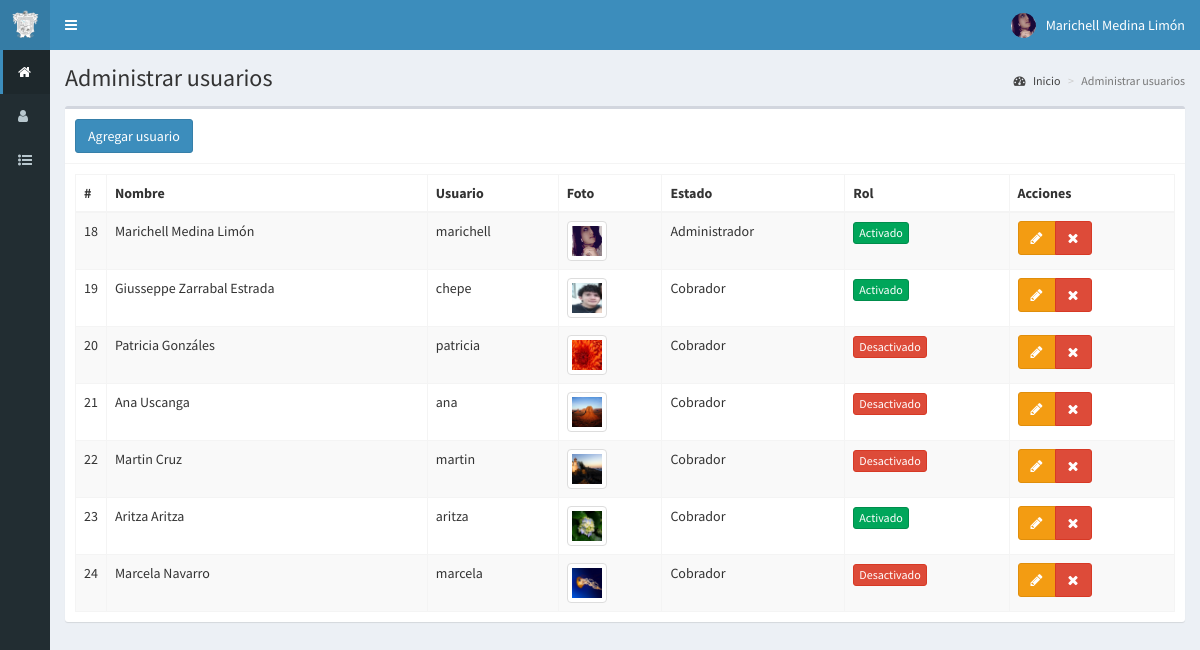
The page /usuarios (signed in) on the database its author committed.
### tables this page shows
CREATE TABLE `cobrador` (
  `id` int(11) NOT NULL,
  `nombre` varchar(50) NOT NULL,
  `password` varchar(8) NOT NULL,
  `foto` varchar(100) DEFAULT NULL,
  `estado` int(11) NOT NULL,
  `rol` varchar(20) NOT NULL,
  `usuario` varchar(60) NOT NULL
);

### controladores/plantilla.controlador.php (called while the page is built)
<?php
class ControladorPlantilla{
	static public function ctrPlantilla(){
		include "vistas/plantilla.php";
	}
}

### index.php (called while the page is built, shortened)
<?php
require_once "controladores/plantilla.controlador.php";
require_once "controladores/usuarios.controlador.php";
require_once "controladores/detallesc.controlador.php";
require_once "modelos/usuarios.modelo.php";
$plantilla = new ControladorPlantilla();
$plantilla -> ctrPlantilla();

### controladores/usuarios.controlador.php (called while the page is built, shortened)
<?php
class ControladorUsuarios{
	static public function ctrMostrarUsuarios($item, $valor){
		$tabla = "cobrador";
		$respuesta = ModeloUsuarios::MdlMostrarUsuarios($tabla, $item, $valor);
		return $respuesta;
	}
}

### modelos/conexion.php (called while the page is built)
<?php
class Conexion{
	static public function conectar(){
		$link = new PDO("mysql:host=localhost;dbname=limpia",
			            "root",
			            "");
		$link->exec("set names utf8");
		return $link;
	}
}

### modelos/usuarios.modelo.php (called while the page is built, shortened)
<?php
require_once "conexion.php";
class ModeloUsuarios{
	static public function mdlMostrarUsuarios($tabla, $item, $valor){
		if($item != null){
			$stmt = Conexion::conectar()->prepare("SELECT * FROM $tabla WHERE $item = :$item");
			$stmt -> bindParam(":".$item, $valor, PDO::PARAM_STR);
			$stmt -> execute();
			return $stmt -> fetch();
		}else{
			$stmt = Conexion::conectar()->prepare("SELECT * FROM $tabla");
			$stmt -> execute();
			return $stmt -> fetchAll();
		}
	}
}

### vistas/modulos/usuarios.php (the view, shortened to what this page needs)
<div class="content-wrapper">
  <section class="content-header">
    <h1>
      Administrar usuarios
    </h1>
    <ol class="breadcrumb">
      <li><a href="inicio"><i class="fa fa-dashboard"></i> Inicio</a></li>
      <li class="active">Administrar usuarios</li>
    </ol>
  </section>
  <section class="content">
    <div class="box">
      <div class="box-header with-border">
        <button class="btn btn-primary" data-toggle="modal" data-target="#modalAgregarUsuario">
          Agregar usuario
        </button>
      </div>
      <div class="box-body">
       <table class="table table-bordered table-striped dt-responsive tablas" width="100%">
        <thead>
         <tr>
           <th style="width:10px">#</th>
           <th>Nombre</th>
           <th>Usuario</th>
           <th>Foto</th>
           <th>Estado</th>
           <th>Rol</th>
           <th>Acciones</th>
         </tr>
        </thead>
        <tbody>
        <?php
        $item = null;
        $valor = null;
        $usuarios = ControladorUsuarios::ctrMostrarUsuarios($item, $valor);
       foreach ($usuarios as $key => $value){
          echo ' <tr>
                  <td>'.$value["id"].'</td>
                  <td>'.$value["nombre"].'</td>
                  <td>'.$value["usuario"].'</td>';
                  if($value["foto"] != ""){
                    echo '<td><img src="'.$value["foto"].'" class="img-thumbnail" width="40px"></td>';
                  }else{
                    echo '<td><img src="vistas/img/usuarios/default/anonymous.png" class="img-thumbnail" width="40px"></td>';
                  }
                  echo '<td>'.$value["rol"].'</td>';
                  if($value["estado"] != 0){
                    echo '<td><button class="btn btn-success btn-xs btnActivar" idUsuario="'.$value["id"].'" estadoUsuario="0">Activado</button></td>';
                  }else{
                    echo '<td><button class="btn btn-danger btn-xs btnActivar" idUsuario="'.$value["id"].'" estadoUsuario="1">Desactivado</button></td>';
                  }
                  echo '<td>
                    <div class="btn-group">
                      <button class="btn btn-warning btnEditarUsuario" idUsuario="'.$value["id"].'" data-toggle="modal" data-target="#modalEditarUsuario"><i class="fa fa-pencil"></i></button>
                      <button class="btn btn-danger btnEliminarUsuario" idUsuario="'.$value["id"].'" fotoUsuario="'.$value["foto"].'" usuario="'.$value["usuario"].'"><i class="fa fa-times"></i></button>
                    </div>
                  </td>
                </tr>';
        }
        ?>
        </tbody>
       </table>
      </div>
    </div>
  </section>
</div>

### vistas/plantilla.php (shortened to what this page needs)
<!DOCTYPE html>
<html>
<head>
  <link rel="stylesheet" href="vistas/bower_components/bootstrap/dist/css/bootstrap.min.css">
  <link rel="stylesheet" href="vistas/bower_components/font-awesome/css/font-awesome.min.css">
  <link rel="stylesheet" href="vistas/bower_components/Ionicons/css/ionicons.min.css">
  <link rel="stylesheet" href="vistas/dist/css/AdminLTE.css">
  <link rel="stylesheet" href="vistas/dist/css/skins/_all-skins.min.css">
  <link rel="stylesheet" href="vistas/bower_components/datatables.net-bs/css/dataTables.bootstrap.min.css">
  <link rel="stylesheet" href="vistas/bower_components/datatables.net-bs/css/responsive.bootstrap.min.css">
  <link rel="stylesheet" href="vistas/plugins/iCheck/all.css">
  <link rel="stylesheet" href="vistas/bower_components/bootstrap-daterangepicker/daterangepicker.css">
  <link rel="stylesheet" href="vistas/bower_components/morris.js/morris.css">
</head>
<body class="hold-transition skin-blue sidebar-collapse sidebar-mini login-page">
  <?php
  if(isset($_SESSION["iniciarSesion"]) && $_SESSION["iniciarSesion"] == "ok"){
   echo '<div class="wrapper">';
    include "modulos/cabezote.php";
    include "modulos/menu.php";
    if(isset($_GET["ruta"])){
      if($_GET["ruta"] == "inicio" ||
         $_GET["ruta"] == "usuarios" ||
         $_GET["ruta"] == "pagos" ||
         $_GET["ruta"] == "vivienda" ||
         $_GET["ruta"] == "comercio" ||
         $_GET["ruta"] == "detalles" ||
         $_GET["ruta"] == "detallesv" ||
         $_GET["ruta"] == "detallesc" ||
         $_GET["ruta"] == "crear-venta" ||
         $_GET["ruta"] == "editar-venta" ||
         $_GET["ruta"] == "reportes" ||
         $_GET["ruta"] == "salir"){
        include "modulos/".$_GET["ruta"].".php";
      }else{
        include "modulos/404.php";
      }
    }else{
      include "modulos/inicio.php";
    }
    echo '</div>';
  }else{
    include "modulos/login.php";
  }
  ?>
</body>
</html>

### vistas/modulos/cabezote.php (shortened to what this page needs)
<header class="main-header">
<a href="inicio" class="logo">
	<span class="logo-mini">
		<img src="vistas/img/plantilla/icono-blanco.png" class="img-responsive" style="padding:10px">
	</span>
</a>
<nav class="navbar navbar-static-top" role="navigation">
 	<a href="#" class="sidebar-toggle" data-toggle="push-menu" role="button">
     	</a>
	<div class="navbar-custom-menu">
		<ul class="nav navbar-nav">
			<li class="dropdown user user-menu">
				<a href="#" class="dropdown-toggle" data-toggle="dropdown">
				<?php
				if($_SESSION["foto"] != ""){
					echo '<img src="'.$_SESSION["foto"].'" class="user-image">';
				}else{
					echo '<img src="vistas/img/usuarios/default/anonymous.png" class="user-image">';
				}
				?>
					<span class="hidden-xs"><?php  echo $_SESSION["nombre"]; ?></span>
				</a>
			</li>
		</ul>
	</div>
</nav>
</header>

### vistas/modulos/menu.php (shortened to what this page needs)
<aside class="main-sidebar">
	 <section class="sidebar">
		<ul class="sidebar-menu">
		<?php
		if($_SESSION["rol"] == "Administrador"){
			echo '<li class="active">
				<a href="inicio">
					<i class="fa fa-home"></i>
					<span>Inicio</span>
				</a>
			</li>
			<li>
				<a href="usuarios">
					<i class="fa fa-user"></i>
					<span>Usuarios</span>
				</a>
			</li>';
		}
		if($_SESSION["rol"] == "Administrador" || $_SESSION["rol"] == "Supervisor" ){
			echo '<li class="treeview">
				<a href="#">
					<i class="fa fa-list-ul"></i>
					<span>Pagos</span>
					<span class="pull-right-container">
						<i class="fa fa-angle-left pull-right"></i>
					</span>
				</a>
				<ul class="treeview-menu">
					<li>
						<a href="pagos">
							<i class="fa fa-circle-o"></i>
							<span>Total de Pagos</span>
						</a>
					</li>
					<li>
						<a href="vivienda">
							<i class="fa fa-circle-o"></i>
							<span>Pagos de viviendas</span>
						</a>
					</li>';
				echo '</ul>
			</li>';
		}
		?>
		</ul>
	 </section>
</aside>

### rows shown on the page
cobrador: id "18", nombre "Marichell Medina Limón", usuario "marichell", foto (picture), rol "Administrador"
cobrador: id "19", nombre "Giusseppe Zarrabal Estrada", usuario "chepe", foto (picture), rol "Cobrador"
cobrador: id "20", nombre "Patricia Gonzáles", usuario "patricia", foto (picture), rol "Cobrador"
cobrador: id "21", nombre "Ana Uscanga", usuario "ana", foto (picture), rol "Cobrador"
cobrador: id "22", nombre "Martin Cruz", usuario "martin", foto (picture), rol "Cobrador"
cobrador: id "23", nombre "Aritza Aritza", usuario "aritza", foto (picture), rol "Cobrador"
cobrador: id "24", nombre "Marcela Navarro", usuario "marcela", foto (picture), rol "Cobrador"

### other values the page prints
$_SESSION["nombre"] "Marichell Medina Limón"
